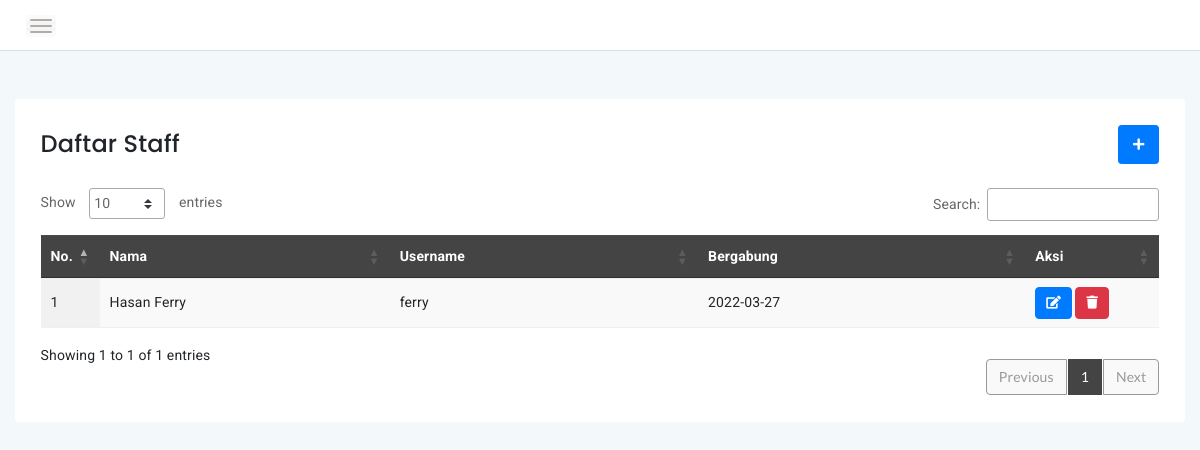
/admin/admin.php, run on the app's committed database.
### tables this page shows
CREATE TABLE `users` (
  `id_admin` int(11) NOT NULL,
  `name` varchar(255) NOT NULL,
  `username` varchar(255) NOT NULL,
  `password` varchar(255) NOT NULL,
  `created_at` date NOT NULL DEFAULT current_timestamp()
);

### admin/admin.php (the view, shortened to what this page needs)
<!DOCTYPE html>
<html lang="en">
<head>
    <link rel="stylesheet" href="../plugins/bootstrap-5.1.3/dist/css/bootstrap.min.css">
    <link rel="stylesheet" href="assets/css/font-awesome.min.css">
    <link rel="stylesheet" href="assets/css/themify-icons.css">
    <link rel="stylesheet" href="assets/css/metisMenu.css">
    <link rel="stylesheet" href="assets/css/owl.carousel.min.css">
    <link rel="stylesheet" href="assets/css/slicknav.min.css">
    <link rel="stylesheet" href="https://www.amcharts.com/lib/3/plugins/export/export.css" type="text/css" media="all" />
    <link rel="stylesheet" type="text/css" href="https://cdn.datatables.net/1.10.20/css/jquery.dataTables.min.css">
    <link rel="stylesheet" type="text/css" href="https://cdn.datatables.net/1.10.20/css/jquery.dataTables.css">
    <link rel="stylesheet" type="text/css" href="https://cdn.datatables.net/1.10.20/css/dataTables.bootstrap4.min.css">
    <link rel="stylesheet" type="text/css" href="https://cdn.datatables.net/responsive/2.2.3/css/responsive.bootstrap.min.css">
    <link rel="stylesheet" type="text/css" href="https://cdn.datatables.net/responsive/2.2.3/css/responsive.jqueryui.min.css">
    <link rel="stylesheet" type="text/css" href="https://cdn.datatables.net/buttons/1.5.2/css/buttons.dataTables.min.css">
    <link rel="stylesheet" href="assets/css/typography.css">
    <link rel="stylesheet" href="assets/css/default-css.css">
    <link rel="stylesheet" href="assets/css/styles.css">
    <link rel="stylesheet" href="assets/css/responsive.css">
</head>
<body>
    <div class="page-container">
        <div class="main-content">
            <div class="header-area">
                <div class="row align-items-center">
                    <div class="col-md-6 col-sm-8 clearfix">
                        <div class="nav-btn float-left">
                            <span></span>
                            <span></span>
                            <span></span>
                        </div>
                    </div>
                </div>
            </div>
            <div class="main-content-inner">
                <div class="row mt-5 mb-5">
                    <div class="col-12">
                        <div class="card">
                            <div class="card-body">
                                <div class="d-flex justify-content-between align-items-center mb-4">
                                    <h4 class="d-inline">Daftar Staff</h4>
                                    <button data-toggle="modal" data-target="#myModal" class="d-inline btn btn-primary btn-sm"><i class="fas fa-plus"></i></button>
                                </div>
                                <div class="data-tables datatable-dark">
                                    <table id="dataTable3" class="display" style="width:100%">
                                        <thead class="thead-dark">
                                            <tr>
                                                <th style="width:5%">No.</th>
                                                <th>Nama</th>
                                                <th>Username</th>
                                                <th>Bergabung</th>
                                                <th style="width:12%">Aksi</th>
                                            </tr>
                                        </thead>
                                        <tbody>
                                            <?php
                                            $admin = mysqli_query($koneksi, "SELECT * FROM users ORDER BY id_admin ASC");
                                            $no = 1;
                                            while ($gm = mysqli_fetch_array($admin)) :
                                            ?>
                                                <tr>
                                                    <td><?= $no++ ?></td>
                                                    <td><?= $gm['name'] ?></td>
                                                    <td><?= $gm['username'] ?></td>
                                                    <td><?= $gm['created_at'] ?></td>
                                                    <td>
                                                        <a href="javascript:void(0);" id="#edit" class="edit btn btn-primary btn-xs" data-id="<?= $gm['id_admin'] ?>" data-nama="<?= $gm['name'] ?>" data-username="<?= $gm['username'] ?>" data-password="<?= $gm['password'] ?>"><i class="fas fa-edit"></i></a>
                                                        <a href="action.php?act=hapus&id=<?= $gm['id_admin'] ?>" name="hapusadmin" class="btn btn-danger btn-xs"><i class="fas fa-trash"></i></a>
                                                    </td>
                                                </tr>
                                            <?php
                                            endwhile;
                                            ?>
                                        </tbody>
                                    </table>
                                </div>
                            </div>
                        </div>
                    </div>
                </div>
            </div>
        </div>
    </div>
</body>
</html>

### admin/assets/css/default-css.css (style rules this page uses)
* { margin: 0; padding: 0; box-sizing: border-box; }
*, *:before, *:after { -moz-box-sizing: border-box; -webkit-box-sizing: border-box; box-sizing: border-box; }
html { -webkit-font-smoothing: antialiased; }
body { background: #fff; font-weight: normal; -webkit-font-smoothing: antialiased; -webkit-text-size-adjust: 100%; }
:root { --primary-color: #ff962d; }

### admin/assets/css/styles.css (style rules this page uses)
.page-container { width: 100%; height: 100%; min-height: 100vh; padding-left: 280px; -webkit-transition: padding-left 0.3s ease 0s; transition: padding-left 0.3s ease 0s; }
.card { border: none; border-radius: 4px; background-color: #fff; -webkit-transition: all 0.3s ease 0s; transition: all 0.3s ease 0s; }
.card-body { padding: 25.6px; padding: 1.6rem; }
.main-content { width: 100%; background: #F3F8FB; }
.main-content-inner { padding: 0 30px 50px; }
.header-area { height: 51px; padding: 15px 30px; background: #fff; border-bottom: 1px solid #d8e3e7; }
.nav-btn { cursor: pointer; }
.nav-btn span { display: block; width: 22px; height: 2px; background: #b3aaaa; margin: 4px 0; border-radius: 15px; -webkit-transition: all 0.3s ease 0s; transition: all 0.3s ease 0s; box-shadow: 0 0 0 4px rgba(99, 96, 96, 0.03); }
.btn { padding: 11px 17px; font-size: 13px; letter-spacing: 0; }
.btn-sm { padding: 9px 14px; }
.btn-xs { padding: 5px 10px; }
table tr th { border-bottom: none; }
table tr th, table tr td { border-top: 1px solid rgba(120, 130, 140, 0.13) !important; }
table.dataTable.no-footer { border-bottom: 1px solid rgba(120, 130, 140, 0.13) !important; }
table.dataTable thead th, table.dataTable thead td { border-bottom-color: transparent; }
.datatable-dark thead { background: #444; color: #fff; }

### admin/assets/css/responsive.css (style rules this page uses)
@media (min-width: 1200px) and (max-width: 1364px) { .main-content-inner { padding: 0 15px 50px; } }
@media (min-width: 1200px) and (max-width: 1364px) { .page-container, .sbar_collapsed.page-container { padding-left: 0; } }

### data on the page
users: name "Hasan Ferry", username "ferry", created_at "2022-03-27"
